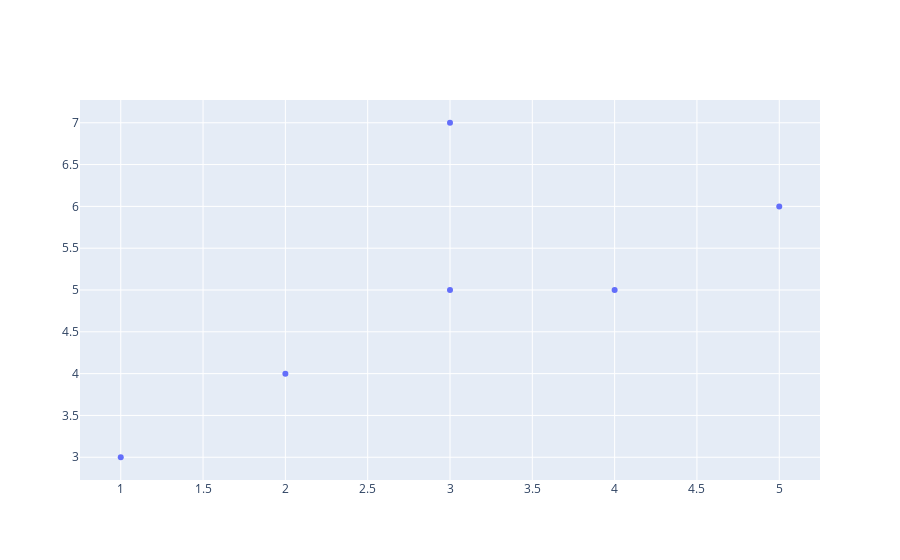

The code cell stored with this chart in its notebook:
### Code cell
import seaborn as sns
tips = sns.load_dataset('tips')

fig = go.Figure()
fig.add_trace(go.Scatter(x=[1,2,3,4,5,3], y=[3,4,5,5,6,7], mode='markers'))

### Figure 1 — Plotly figure (JSON) as saved in the notebook; plotly's stock layout.template omitted (floating-point values rounded to 4 significant figures)
{"data": [{"mode": "markers", "type": "scatter", "x": [1, 2, 3, 4, 5, 3], "y": [3, 4, 5, 5, 6, 7]}], "layout": {}}
